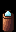

A level layout from a 2D game, rendered from its tile map. Below: a short description, then the map file with its tile-grid data intact:
An orthogonal 1x2 tile map with 16x16 px tiles, 1 tile layer (Building).

<map version="1.10" tiledversion="1.11.2" orientation="orthogonal" renderorder="right-down" width="1" height="2" tilewidth="16" tileheight="16" infinite="0" nextlayerid="2" nextobjectid="1">
 <tileset firstgid="1" name="SparksShop" tilewidth="16" tileheight="16" tilecount="2" columns="1">
  <image source="SparksShop.png" width="16" height="32" />
 </tileset>
 <layer id="1" name="Building" width="1" height="2">
  <data encoding="csv">
1,
2
</data>
 </layer>
</map>